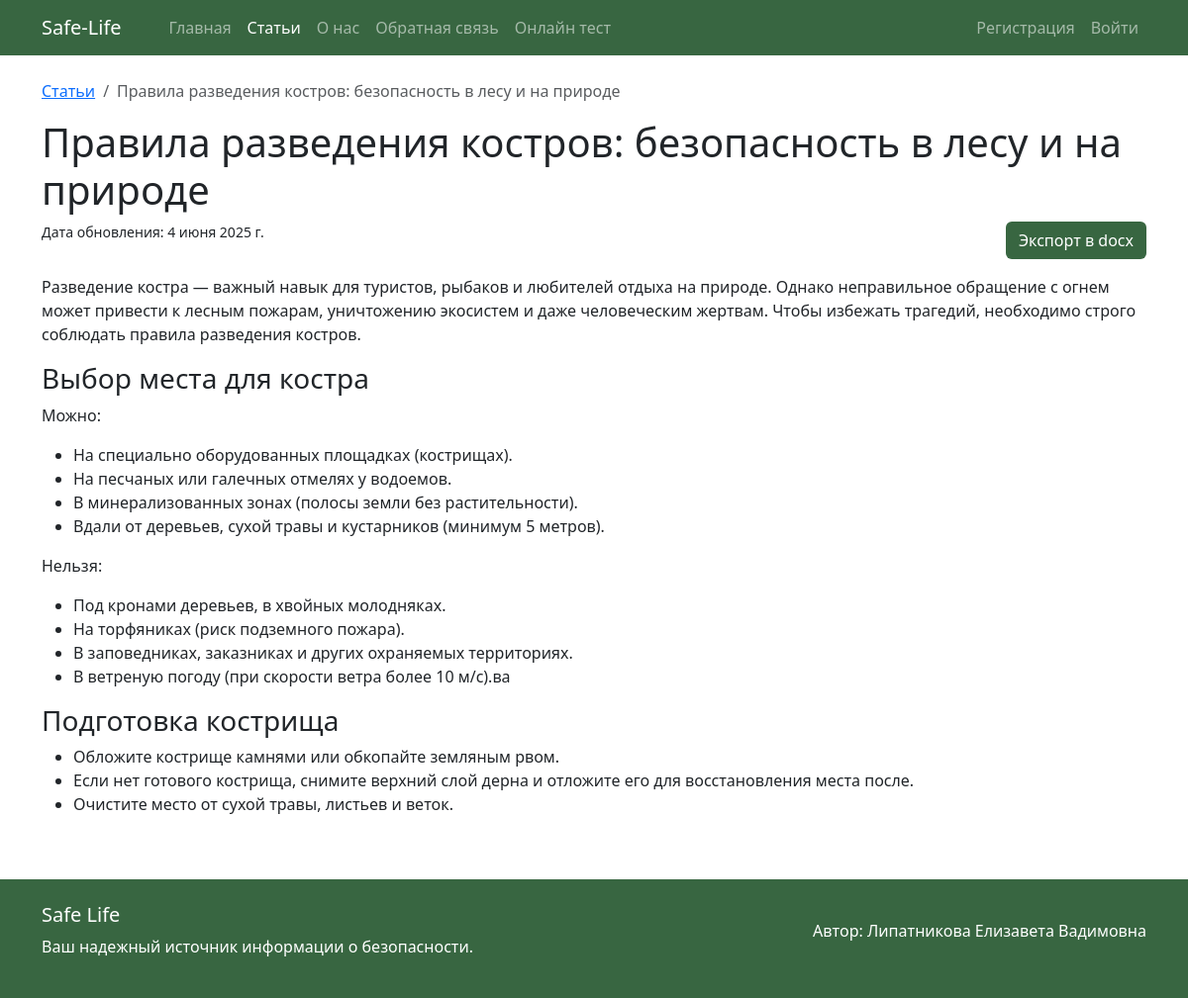
/articles/1/, run on the app's committed database.
### articles/models.py (models this page shows, shortened)
class Article(models.Model):
    title = models.CharField("Заголовок", max_length=140)
    topic = models.ForeignKey(
        Topic, # С какой моделью связываемся
        verbose_name="Тема", # Имя поля, которое будет отображаться у пользователя
        on_delete=models.SET_NULL, # Поведение при удалении, в нашем случае поле будет иметь значение null
        null=True, # Может ли поле в таблице быть пустым
        blank=True, # Может ли поле в формах быть необязательным
        related_name="articles", # Обратное имя, для обращения к статьями из модели темы
    )
    content = CKEditor5Field("Содержиоме статьи") # Поле "богатого" текста (с списками, таблицами, жирными текстом и т.д.)
    update_at = models.DateField("Дата обновления", auto_now=True)
    class Meta:
        ordering = ("-update_at", )
        verbose_name = "Статья"
        verbose_name_plural = "Статьи"

### articles/views.py (the view)
# urls.py: path('<int:pk>/', ArticleView.as_view(), name="article"),
class ArticleView(MenuMixin, DetailView):
    id_page = "articles"
    model = Article
    template_name = "article.html"
    context_object_name = "article"

### main/mixins.py (called while the page is built)
    def get_context_data(self, **kwargs):
        context = super().get_context_data(**kwargs)
        context["id_active_page"] = self.id_page
        return context

### articles/templates/article.html (shortened to what this page needs)
{% extends "main.html" %}
{% block breadcrumb %}
    <li class="breadcrumb-item"><a href="{% url "list_articles" %}">Статьи</a></li>
    <li class="breadcrumb-item active">{{ article.title }}</li>
{% endblock breadcrumb %}
{% block main %}
    <h1>{{ article.title }}</h1>
    <div class="d-flex justify-content-between">
        <small>Дата обновления: {{ article.update_at }}</small>
        <a href="{% url "export_article" article.id %}" class="btn btn-main">Экспорт в docx</a>
    </div>
    <div class="mt-3">
        {{ article.content|safe  }}
    </div>
{% endblock main %}

### static/css/base.css (style rules this page uses)
:root { --bs-primary: #386641; --bs-secondary: #6a994e; }
body { min-height: 100vh; display: flex; flex-direction: column; }
.btn-main { background-color: var(--bs-primary); color: white; }

### data on the page
Article: title "Правила разведения костров: безопасность в лесу и на природе", update_at "4 июня 2025 г.", content "Разведение костра — важный навык для туристов, рыбаков и любителей отдыха на природе. Однако неправильное обращение с огнем может привести к лесным пожарам, уничтожению экосистем и даже человеческим жертвам. Чтобы избежать трагедий, необходимо строго соблюдать правила разведения костров. Выбор места для костра Можно: На специально оборудованных площадках (кострищах). На песчаных или галечных отмелях у водоемов. В минерализованных зонах (полосы земли без растительности). Вдали от деревьев, сухой травы и кустарников (минимум 5 метров). Нельзя: Под кронами деревьев, в хвойных молодняках. На торфяниках (риск подземного пожара). В заповедниках, заказниках и других охраняемых территориях. В…"
